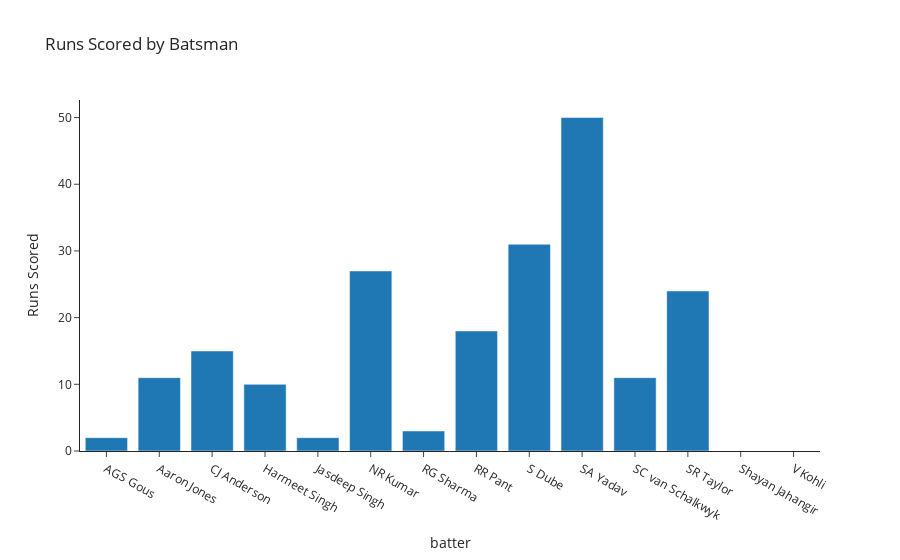

Notebook code cell kept with this figure:
### Code cell
fig

### Figure 1 — Plotly figure (JSON) as saved in the notebook; plotly's stock layout.template omitted (floating-point values rounded to 4 significant figures)
{"data": [{"alignmentgroup": "True", "hovertemplate": "batter=%{x}<br>Runs Scored=%{y}<extra></extra>", "legendgroup": "", "marker": {"color": "#1F77B4", "pattern": {"shape": ""}}, "name": "", "offsetgroup": "", "orientation": "v", "showlegend": false, "textposition": "auto", "type": "bar", "x": ["AGS Gous", "Aaron Jones", "CJ Anderson", "Harmeet Singh", "Jasdeep Singh", "NR Kumar", "RG Sharma", "RR Pant", "S Dube", "SA Yadav", "SC van Schalkwyk", "SR Taylor", "Shayan Jahangir", "V Kohli"], "xaxis": "x", "y": [2, 11, 15, 10, 2, 27, 3, 18, 31, 50, 11, 24, 0, 0], "yaxis": "y"}], "layout": {"barmode": "relative", "legend": {"tracegroupgap": 0}, "title": {"text": "Runs Scored by Batsman"}, "xaxis": {"anchor": "y", "domain": [0, 1], "title": {"text": "batter"}}, "yaxis": {"anchor": "x", "domain": [0, 1], "title": {"text": "Runs Scored"}}}}
